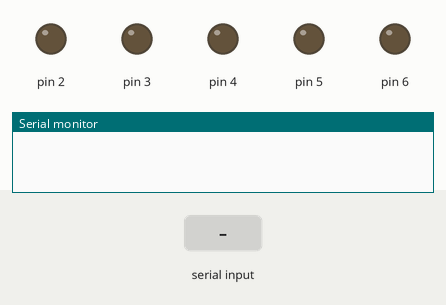
Bench run of a sketch on a simulated Arduino Uno, built with avr-gcc and run on an emulated ATmega328P. On the bench: output pins drawn as LEDs (lit = HIGH), the last lines printed to the serial monitor. The test bench sets the inputs (shaded band).

Above: at 1.2 s.
1.3 s: "1" received over the second serial link
At 2.5 s:
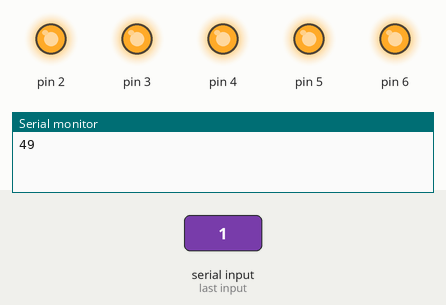
2.8 s: "0" received over the second serial link
At 3.7 s:
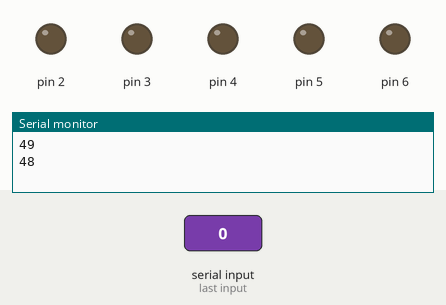
Timing chart, 0 to 5.8 s (numbered marks = the images above; inputs shaded):
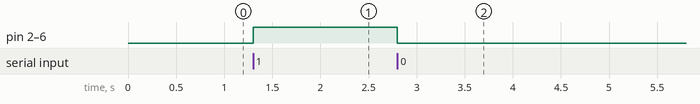

Measured:
- after the input at 1.3 s, pin 2–6: LOW → HIGH at once
- after the input at 2.8 s, pin 2–6: HIGH → LOW at once

The sketch:

bluetooth_on_off_led.ino
```cpp
#include "SoftwareSerial.h"

SoftwareSerial MyBlue(8, 9);
int ON = 0;

void setup() {
  MyBlue.begin(9600);
  Serial.begin(9600);
  pinMode(2, OUTPUT);
  pinMode(3, OUTPUT);
  pinMode(4, OUTPUT);
  pinMode(5, OUTPUT);
  pinMode(6, OUTPUT);
}
void loop() {

  if (MyBlue.available()) {
    ON = MyBlue.read();
    Serial.println(ON);
  }

  if (ON == '0') {
    digitalWrite(2, LOW);
    digitalWrite(3, LOW);
    digitalWrite(4, LOW);
    digitalWrite(5, LOW);
    digitalWrite(6, LOW);
  }

  if (ON == '1') {
    digitalWrite(2, HIGH);
    digitalWrite(3, HIGH);
    digitalWrite(4, HIGH);
    digitalWrite(5, HIGH);
    digitalWrite(6, HIGH);
  }
}
```
